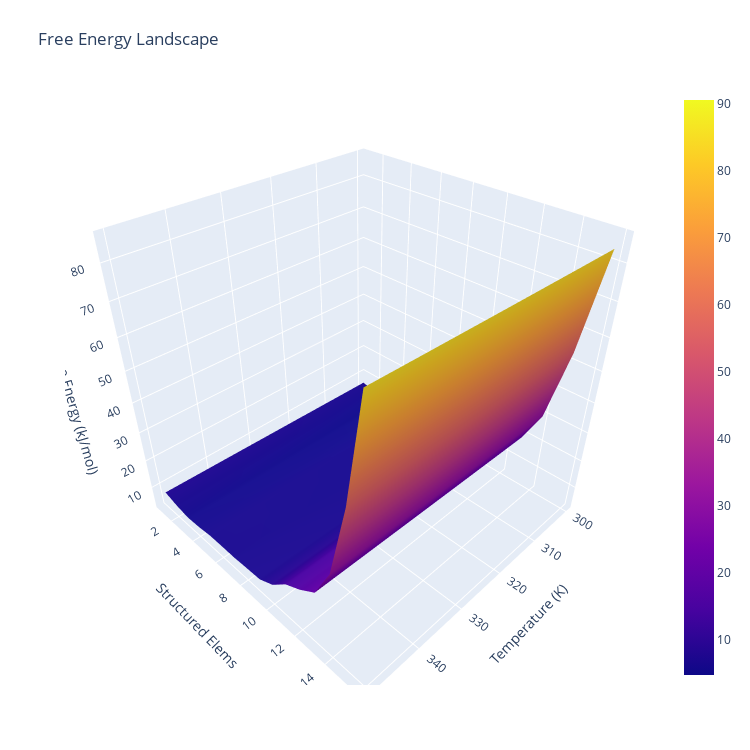

Notebook code for this chart:
### Code cell
import plotly.graph_objects as go 

z = g_vecs

fig = go.Figure(data=[go.Surface(x=g_vecs.columns, y=np.linspace(1, N_PLANES, N_PLANES), z=z.values)])
fig.update_layout(title='Free Energy Landscape',
                  scene=dict(xaxis_title='Temperature (K)', yaxis_title='Structured Elems', zaxis_title='Free Energy (kJ/mol)'),
                  width=750, height=750, autosize = False,
                  margin=dict(l=65, r=50, b=65, t=90)
                  )

### Figure 1 — Plotly figure (JSON) as saved in the notebook; plotly's stock layout.template omitted (floating-point values rounded to 4 significant figures; data arrays with more than 128 entries replaced by an {"elided": "..."} marker saying what was removed)
{"data": [{"type": "surface", "x": [300, 305, 310, 315, 320, 325, 330, 335, 340, 345, 350], "y": [1, 2, 3, 4, 5, 6, 7, 8, 9, 10, 11, 12, 13, 14, 15, 16], "z": {"elided": "17x11 float values"}}], "layout": {"autosize": false, "height": 750, "margin": {"b": 65, "l": 65, "r": 50, "t": 90}, "scene": {"xaxis": {"title": {"text": "Temperature (K)"}}, "yaxis": {"title": {"text": "Structured Elems"}}, "zaxis": {"title": {"text": "Free Energy (kJ/mol)"}}}, "title": {"text": "Free Energy Landscape"}, "width": 750}}
